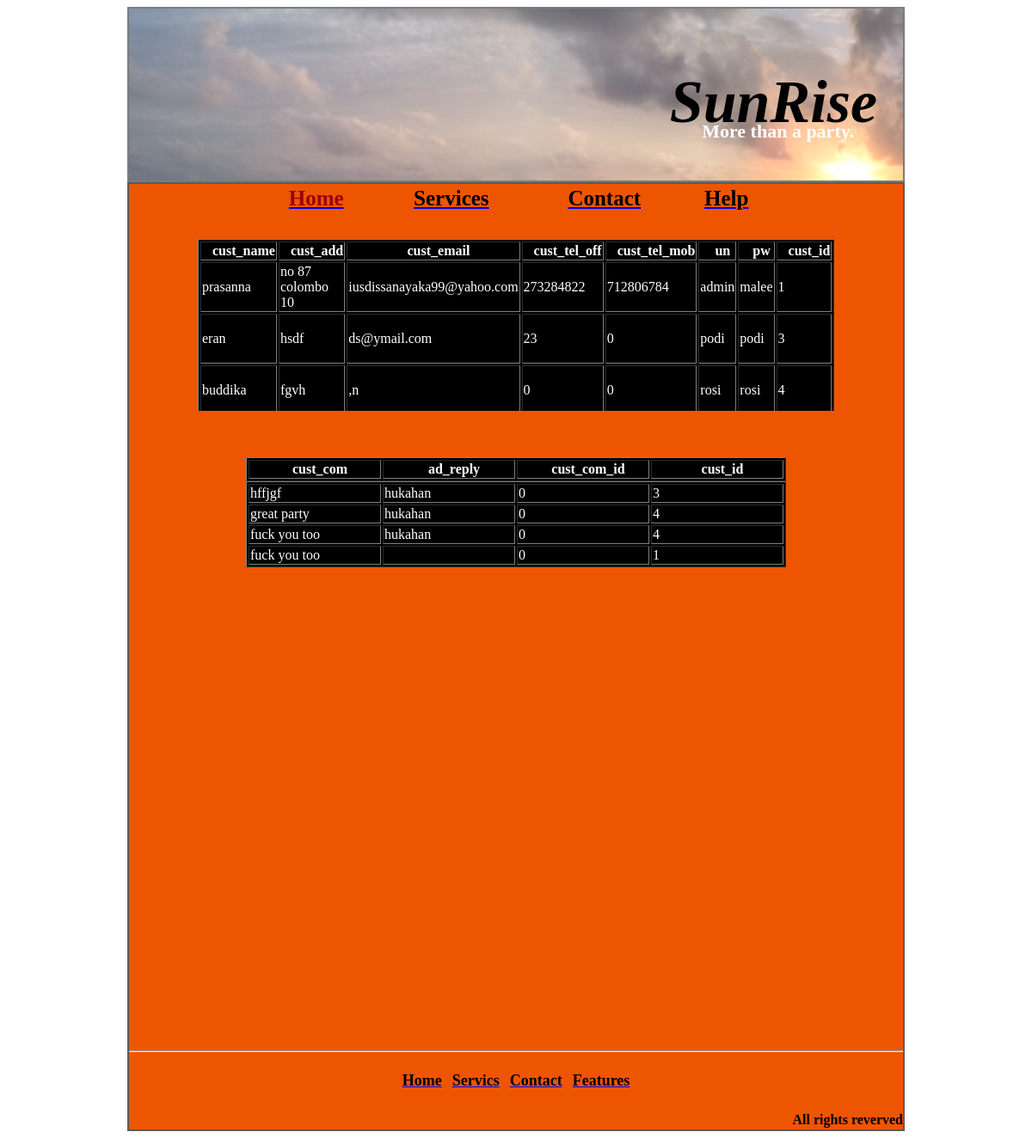
Page /output.php on the committed database.
### tables this page shows
CREATE TABLE IF NOT EXISTS `customers` (
  `cust_name` varchar(32) NOT NULL,
  `cust_add` varchar(32) NOT NULL,
  `cust_email` varchar(32) NOT NULL,
  `cust_tel_off` int(11) NOT NULL,
  `cust_tel_mob` int(11) NOT NULL,
  `un` varchar(32) NOT NULL,
  `pw` varchar(32) NOT NULL,
  `cust_id` int(32) NOT NULL AUTO_INCREMENT,
  `contact_method` varchar(32) NOT NULL,
  `cust_order` varchar(32) NOT NULL,
  PRIMARY KEY (`cust_id`)
);

CREATE TABLE IF NOT EXISTS `cust_comment` (
  `cust_com` varchar(255) NOT NULL,
  `ad_reply` varchar(100) NOT NULL,
  `cust_com_id` int(32) NOT NULL,
  `cust_id` int(32) NOT NULL
);

### output.php (the view, shortened to what this page needs)
<html>
<head>
    <link rel="stylesheet" type="text/css" href="style.css"/>
</head>
<body><center>
<div id="top">
    <h1>SunRise<p>More than a party.</p></h1>
</div>
<div id="background">
    <div id="content">
	<table width="600" >
    	    <tr style="font-size: 25;" >
		<td align="center"><a href="index.php"><font color="#99000"><b>Home</b></font></a></td>
	    	<td align="center"><a href="services.html"><font color="black"><b>Services</b></font></a></td>
    		<td align="center"><a href="contact.html"><font color="black"><b>Contact</b></font></a></td>
		<td align="center"><a href="help.html"><font color="black"><b>Help</b></font></a></p></td>
	    </tr>
        </table>
<?php
$linkz=mysql_connect ("localhost","root","") or die("Sorry Didnot");
$sql="select * from customers";
$result=mysql_query($sql,$linkz);
echo "<div style='color:white;overflow: auto;height:200px;margin: 30px;margin-bottom:0px;'>";
echo "<table border=1  bgcolor=black style=color:white;>";
echo "<tr>";
for($fld=0;$fld<mysql_num_fields($result);$fld++){
echo "<th width='200px'>";
echo "&nbsp;&nbsp;&nbsp;".mysql_field_name($result,$fld);
echo "</th>";
}
echo "</tr>";
while ($row = mysql_fetch_assoc($result)) {
echo "<tr>";
foreach($row as $key => $value){
    echo "<td width='200px'>".$row["$key"]."</td>";
}
echo "</tr>";
}
echo "</table>";
echo "</div>";
echo "<br/>"."<br/>"."<br/>";
$sql="select * from cust_comment";
$result1=mysql_query($sql,$linkz);
echo "<table border=1  bgcolor=black style=color:white;>";
echo "<tr >";
for($fld=0;$fld<mysql_num_fields($result1);$fld++){
echo "<th width='150px'>";
echo "&nbsp;&nbsp;&nbsp;".mysql_field_name($result1,$fld);
echo "</th>";
}
echo "</table>";
echo "<div style='color:white;overflow: auto;height:130px;margin: 30px;margin-top:0px;'>";
echo "<table border=1  bgcolor=black style=color:white;>";
while ($row = mysql_fetch_assoc($result1)) {
echo "<tr>";
foreach($row as $key => $value){
    echo "<td  width='150px'>".$row["$key"]."</td>";
}
echo "</tr>";
}
echo "</table>";
echo "</div>";
?>
    </div>
    <div id="footer">
	<hr /><br/>
	<p align=center>
	    <a href="index.php"><font color="black" size="4px">Home</font></a>&nbsp;&nbsp;
	    <a href="services.html"><font color="black" size="4px">Servics</font></a>&nbsp;&nbsp;
	    <a href="contact.html"><font color="black" size="4px">Contact</font></a>&nbsp;&nbsp;
	    <a href="help.html"><font color="black" size="4px">Features</font></a></p>&nbsp;&nbsp;
	<p align="right"><font size="3px">All rights reverved</font></p>
    </div>
</div>
</center></body>
</html>

### style.css (style rules this page uses)
#background { border:solid;border-width:2px;border-color:#5B5B5B; height:1100px;width:900px; background-color:#ee5500; }
#top { height:200px;width:900px;border:solid;border-width:2px;border-color:#7B7B7B; background-image: url(Images/Background/header.jpg); }
#top h1 { color:black;margin-top: 100;line-height: 0.25;margin-right: 30;text-align: right;font-family:Lucida Handwriting;font-size: 70px;font-style: italic; }
#top h1 p { color:white;margin-right: 27;text-align: right;font-family:times new romen;font-size: 22px;font-style: normal; }
#content { margin-left: 10px;margin-right: 10px;height:1000px;width:800px; }
#footer { font-weight: bolder;height:100px;width:900px;line-height: 0.4; }

### rows in the picture
customers: cust_name "prasanna", cust_add "no 87 colombo 10", cust_email "iusdissanayaka99@yahoo.com", cust_tel_off "273284822", cust_tel_mob "712806784", un "admin", pw "malee", cust_id "1"
customers: cust_name "eran", cust_add "hsdf", cust_email "ds@ymail.com", cust_tel_off "23", cust_tel_mob "0", un "podi", pw "podi", cust_id "3"
customers: cust_name "buddika", cust_add "fgvh", cust_email ",n", cust_tel_off "0", cust_tel_mob "0", un "rosi", pw "rosi", cust_id "4"
cust_comment: cust_com "hffjgf", ad_reply "hukahan", cust_com "0", cust "3"
cust_comment: cust_com "great party", ad_reply "hukahan", cust_com "0", cust "4"
cust_comment: cust_com "fuck you too", ad_reply "hukahan", cust_com "0", cust "4"
cust_comment: cust_com "fuck you too", cust_com "0", cust "1"

### other values in the picture
mysql_field_name($result,$fld) "cust_name"
mysql_field_name($result,$fld) "cust_add"
mysql_field_name($result,$fld) "cust_email"
mysql_field_name($result,$fld) "cust_tel_off"
mysql_field_name($result,$fld) "cust_tel_mob"
mysql_field_name($result,$fld) "un"
mysql_field_name($result,$fld) "pw"
mysql_field_name($result,$fld) "cust_id"
mysql_field_name($result1,$fld) "cust_com"
mysql_field_name($result1,$fld) "ad_reply"
mysql_field_name($result1,$fld) "cust_com_id"
mysql_field_name($result1,$fld) "cust_id"
